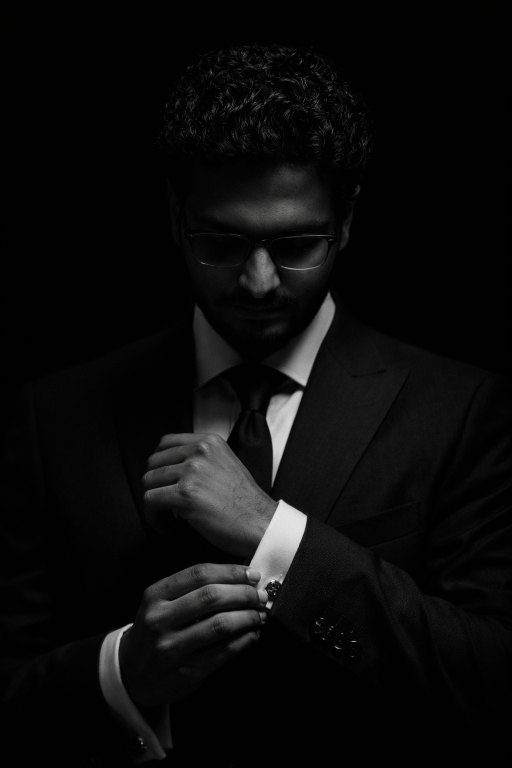
#> input picture IMG_5287.PNG, 1024 x 1536 px (shown at 1/2 size)
$ python image_to_ascii.py ../IMG_5287.PNG
#> lines starting #> are read from the running program, lines starting #| are printed output that depends on the picture
"""Turn an image (or a single big glyph) into the art block used on the card.

Two output modes:

* Plain ASCII (default). Prints a 42x25 character block; eyeball it, then paste
  it into ASCII_ART in build_neofetch_svg.py and re-run that script.

      python tools/image_to_ascii.py me.jpg              # from a photo
      python tools/image_to_ascii.py --glyph ☣           # from one character

* Shaded mosaic (--shaded). Writes cache/ascii_art.json, a grid of brightness
  levels that build_neofetch_svg.py renders as block characters tinted per cell.
  Because brightness is carried by colour instead of by glyph density, this keeps
  far more of a photograph than the plain mode can, and it can afford a much
  finer grid than 42x25.

      python tools/image_to_ascii.py me.jpg --shaded --crop 300,95,800,800

Plain ASCII only works on high-contrast subjects on a plain background; a real
photograph usually needs --contrast turned up before the shapes survive being
squashed to 42x25 characters, and a low-key photograph (dark subject, dark
background) will not survive at all -- use --shaded for those.

Tone controls, in the order they are applied: --median denoises, --black/--white
set the black and white points (everything at or below --black becomes empty
background), --gamma lifts or crushes the mid-tones, --blur smooths what is left
before the downscale. Requires Pillow (pip install pillow), which CI does not
need.
"""

import argparse
import json
import os

from PIL import Image, ImageDraw, ImageEnhance, ImageFilter, ImageFont, ImageOps

# The card reserves a 42x25 character block for plain ASCII art. A character cell
# is about twice as tall as it is wide, hence the 12x24 pixel cell.
COLUMNS, ROWS = 42, 25
CELL_WIDTH, CELL_HEIGHT = 12, 24

# Default grid for --shaded, and the pixel cell it samples. The cell is much
# closer to square than the ASCII one because a shaded cell is a block character
# squeezed to the mosaic's pitch, not a letter at the card's font size. Keep this
# in sync with the aspect ratio build_neofetch_svg.py gives the art panel.
SHADED_COLUMNS, SHADED_ROWS = 106, 62
SHADED_CELL_WIDTH, SHADED_CELL_HEIGHT = 4, 8

# Brightness levels in the mosaic, encoded as one hex digit per cell. Level 0 is
# background and is not drawn at all.
SHADED_LEVELS = 16

ART_FILE = os.path.join(os.path.dirname(os.path.dirname(os.path.abspath(__file__))),
                        'cache', 'ascii_art.json')

# Darkest to brightest. Doubled entries widen the mid-tones, which is where most
# of the detail lands.
RAMP = ' ...,,;;::||!!ll%%$$@@@'


# [8 lines left out: function from_glyph, not called in this run]


def from_image(path, args, width, height):
#> called with path = '../IMG_5287.PNG', width = 504, height = 600
    image = ImageOps.exif_transpose(Image.open(path)).convert('L')
    if args.crop:
        image = image.crop(args.crop)
    if args.median > 1:
        # Median beats a blur for film grain: it kills speckle without smearing
        # the edges the mosaic depends on.
        image = image.filter(ImageFilter.MedianFilter(args.median))
    if args.black or args.white != 255 or args.gamma != 1.0:
        image = image.point(tone_curve(args.black, args.white, args.gamma))
    else:
        image = ImageOps.autocontrast(image)
    if args.contrast != 1.0:
        image = ImageEnhance.Contrast(image).enhance(args.contrast)
    if args.invert:
        image = ImageOps.invert(image)
    # Letterbox onto the art block's aspect ratio so nothing gets stretched.
    return ImageOps.pad(image, (width, height), color=0)
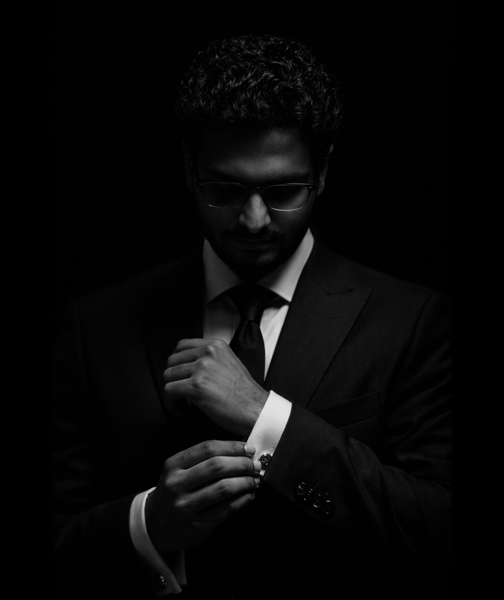
#> returned value: PIL image 504x600 L; min 0, max 239, mean 8.9


# [13 lines left out: function tone_curve, not called in this run]


def downscale(image, columns, rows, blur):
#> called with columns = 42, rows = 25, blur = 2.5
    return image.filter(ImageFilter.GaussianBlur(blur)).resize((columns, rows), Image.LANCZOS)
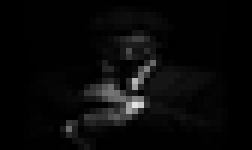
#> returned value: PIL image 42x25 L (shown 6 times larger); min 0, max 228, mean 9


def to_ascii(image, blur):
    small = downscale(image, COLUMNS, ROWS, blur)
    pixels = small.load()
    lines = []
    for y in range(ROWS):
        row = ''.join(RAMP[min(len(RAMP) - 1, pixels[x, y] * len(RAMP) // 256)]
                      for x in range(COLUMNS))
        lines.append(row.rstrip())
#> after the loop, lines = 25 items, first 6: '', '', '                    ..  .', '                   ...  ..', '', '                      ..'
    # Trim blank rows top and bottom so the art sits where you expect it to.
    while lines and not lines[0].strip():
        lines.pop(0)
#> this loop made 2 passes
#> after the loop, lines = 23 items, first 6: '                    ..  .', '                   ...  ..', '', '                      ..', '                  ...,,,..', '                   ........'
    while lines and not lines[-1].strip():
        lines.pop()
#> this loop made 0 passes
    return lines


# [39 lines left out: functions to_shaded, preview, parse_crop, parse_grid, not called in this run]


def main():
    parser = argparse.ArgumentParser(description=__doc__,
                                     formatter_class=argparse.RawDescriptionHelpFormatter)
    parser.add_argument('image', nargs='?', help='path to a source image')
    parser.add_argument('--glyph', help='render one character instead of an image')
    parser.add_argument('--font', default='C:/Windows/Fonts/seguisym.ttf',
                        help='font used with --glyph')
    parser.add_argument('--size', type=int, default=640, help='point size for --glyph')
    parser.add_argument('--shaded', action='store_true',
                        help='write a shaded mosaic to cache/ascii_art.json '
                             'instead of printing ASCII')
    parser.add_argument('--grid', type=parse_grid,
                        help='mosaic grid, e.g. 106x62 (--shaded only)')
    parser.add_argument('--crop', type=parse_crop,
                        help='crop the source first: x0,y0,x1,y1 in source pixels')
    parser.add_argument('--black', type=int, default=0,
                        help='black point; source values at or below this go empty')
    parser.add_argument('--white', type=int, default=255, help='white point')
    parser.add_argument('--gamma', type=float, default=1.0,
                        help='under 1.0 lifts mid-tones, over 1.0 crushes them')
    parser.add_argument('--median', type=int, default=1,
                        help='median filter window, odd; 5 is a good start for grain')
    parser.add_argument('--floor', type=int, default=0,
                        help='mosaic cells below this brightness stay empty (--shaded only)')
    parser.add_argument('--contrast', type=float, default=1.0)
    parser.add_argument('--blur', type=float, default=2.5,
                        help='smooths speckle; raise it if the art looks noisy')
    parser.add_argument('--invert', action='store_true',
                        help='use for dark subjects on a light background')
    args = parser.parse_args()

    if args.shaded:
        columns, rows = args.grid or (SHADED_COLUMNS, SHADED_ROWS)
        cell = (SHADED_CELL_WIDTH, SHADED_CELL_HEIGHT)
    else:
        columns, rows = COLUMNS, ROWS
        cell = (CELL_WIDTH, CELL_HEIGHT)
    width, height = columns * cell[0], rows * cell[1]

    if args.glyph:
        image = from_glyph(args.glyph, args.font, args.size, width, height)
    elif args.image:
        image = from_image(args.image, args, width, height)
    else:
        parser.error('give an image path or --glyph')

    if not args.shaded:
        print('\n'.join(to_ascii(image, args.blur)))
#> (printed output is left out)
        return

    grid = to_shaded(image, columns, rows, args.blur, args.floor)
    art = {
        'source': os.path.basename(args.image or f'glyph {args.glyph}'),
        'columns': columns,
        'rows': rows,
        'levels': SHADED_LEVELS,
        'settings': {
            'crop': list(args.crop) if args.crop else None,
            'black': args.black, 'white': args.white, 'gamma': args.gamma,
            'median': args.median, 'blur': args.blur, 'floor': args.floor,
        },
        'grid': grid,
    }
    os.makedirs(os.path.dirname(ART_FILE), exist_ok=True)
    with open(ART_FILE, 'w', encoding='utf-8', newline='\n') as handle:
        json.dump(art, handle, indent=2)
        handle.write('\n')
    print('\n'.join(preview(grid)))
    print(f'\nwrote {ART_FILE} ({columns}x{rows}). '
          'Run tools/build_neofetch_svg.py to put it on the card.')


if __name__ == '__main__':
    main()
